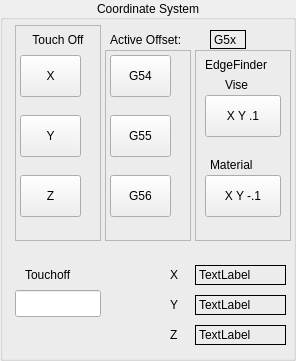
   <widget class="QGroupBox" name="groupBox_13">
    <property name="geometry">
     <rect>
      <x>-10</x>
      <y>350</y>
      <width>296</width>
      <height>361</height>
     </rect>
    </property>
    <property name="minimumSize">
     <size>
      <width>150</width>
      <height>0</height>
     </size>
    </property>
    <property name="title">
     <string>Coordinate System</string>
    </property>
    <property name="alignment">
     <set>Qt::AlignCenter</set>
    </property>
    <widget class="QLabel" name="g5x_index_lb">
     <property name="geometry">
      <rect>
       <x>210</x>
       <y>30</y>
       <width>36</width>
       <height>19</height>
      </rect>
     </property>
     <property name="frameShape">
      <enum>QFrame::Box</enum>
     </property>
     <property name="text">
      <string>G5x</string>
     </property>
    </widget>
    <widget class="QLabel" name="g5x_lb_z">
     <property name="geometry">
      <rect>
       <x>195</x>
       <y>325</y>
       <width>91</width>
       <height>20</height>
      </rect>
     </property>
     <property name="frameShape">
      <enum>QFrame::Box</enum>
     </property>
     <property name="text">
      <string>TextLabel</string>
     </property>
     <property name="alignment">
      <set>Qt::AlignLeading|Qt::AlignLeft|Qt::AlignVCenter</set>
     </property>
    </widget>
    <widget class="QLabel" name="label_25">
     <property name="geometry">
      <rect>
       <x>170</x>
       <y>295</y>
       <width>21</width>
       <height>20</height>
      </rect>
     </property>
     <property name="text">
      <string>Y</string>
     </property>
    </widget>
    <widget class="QLabel" name="label_24">
     <property name="geometry">
      <rect>
       <x>170</x>
       <y>265</y>
       <width>21</width>
       <height>19</height>
      </rect>
     </property>
     <property name="text">
      <string>X</string>
     </property>
    </widget>
    <widget class="QLabel" name="g5x_lb_x">
     <property name="geometry">
      <rect>
       <x>195</x>
       <y>265</y>
       <width>91</width>
       <height>20</height>
      </rect>
     </property>
     <property name="frameShape">
      <enum>QFrame::Box</enum>
     </property>
     <property name="text">
      <string>TextLabel</string>
     </property>
     <property name="alignment">
      <set>Qt::AlignLeading|Qt::AlignLeft|Qt::AlignVCenter</set>
     </property>
    </widget>
    <widget class="QLabel" name="g5x_lb_y">
     <property name="geometry">
      <rect>
       <x>195</x>
       <y>295</y>
       <width>91</width>
       <height>20</height>
      </rect>
     </property>
     <property name="frameShape">
      <enum>QFrame::Box</enum>
     </property>
     <property name="text">
      <string>TextLabel</string>
     </property>
     <property name="alignment">
      <set>Qt::AlignLeading|Qt::AlignLeft|Qt::AlignVCenter</set>
     </property>
    </widget>
    <widget class="QLabel" name="label_26">
     <property name="geometry">
      <rect>
       <x>170</x>
       <y>325</y>
       <width>21</width>
       <height>19</height>
      </rect>
     </property>
     <property name="text">
      <string>Z</string>
     </property>
    </widget>
    <widget class="QFrame" name="frame">
     <property name="geometry">
      <rect>
       <x>15</x>
       <y>25</y>
       <width>86</width>
       <height>216</height>
      </rect>
     </property>
     <property name="frameShape">
      <enum>QFrame::StyledPanel</enum>
     </property>
     <property name="frameShadow">
      <enum>QFrame::Plain</enum>
     </property>
     <widget class="QPushButton" name="touchoff_pb_x">
      <property name="geometry">
       <rect>
        <x>5</x>
        <y>30</y>
        <width>61</width>
        <height>42</height>
       </rect>
      </property>
      <property name="text">
       <string>X</string>
      </property>
     </widget>
     <widget class="QLabel" name="label_30">
      <property name="geometry">
       <rect>
        <x>5</x>
        <y>5</y>
        <width>76</width>
        <height>19</height>
       </rect>
      </property>
      <property name="text">
       <string>Touch Off</string>
      </property>
      <property name="alignment">
       <set>Qt::AlignCenter</set>
      </property>
     </widget>
     <widget class="QPushButton" name="touchoff_pb_y">
      <property name="geometry">
       <rect>
        <x>5</x>
        <y>90</y>
        <width>61</width>
        <height>42</height>
       </rect>
      </property>
      <property name="text">
       <string>Y</string>
      </property>
     </widget>
     <widget class="QPushButton" name="touchoff_pb_z">
      <property name="geometry">
       <rect>
        <x>5</x>
        <y>150</y>
        <width>61</width>
        <height>42</height>
       </rect>
      </property>
      <property name="text">
       <string>Z</string>
      </property>
     </widget>
    </widget>
    <widget class="QFrame" name="frame_3">
     <property name="geometry">
      <rect>
       <x>105</x>
       <y>50</y>
       <width>86</width>
       <height>191</height>
      </rect>
     </property>
     <property name="frameShape">
      <enum>QFrame::StyledPanel</enum>
     </property>
     <property name="frameShadow">
      <enum>QFrame::Plain</enum>
     </property>
     <widget class="QPushButton" name="mdi_G54">
      <property name="geometry">
       <rect>
        <x>5</x>
        <y>5</y>
        <width>61</width>
        <height>42</height>
       </rect>
      </property>
      <property name="text">
       <string>G54</string>
      </property>
      <property name="function" stdset="0">
       <string>mdi</string>
      </property>
      <property name="command" stdset="0">
       <string>G54</string>
      </property>
     </widget>
     <widget class="QPushButton" name="mdi_G56">
      <property name="geometry">
       <rect>
        <x>5</x>
        <y>125</y>
        <width>61</width>
        <height>42</height>
       </rect>
      </property>
      <property name="text">
       <string>G56</string>
      </property>
      <property name="function" stdset="0">
       <string>mdi</string>
      </property>
      <property name="command" stdset="0">
       <string>G56</string>
      </property>
     </widget>
     <widget class="QPushButton" name="mdi_G55">
      <property name="geometry">
       <rect>
        <x>5</x>
        <y>65</y>
        <width>61</width>
        <height>42</height>
       </rect>
      </property>
      <property name="text">
       <string>G55</string>
      </property>
      <property name="function" stdset="0">
       <string>mdi</string>
      </property>
      <property name="command" stdset="0">
       <string>G55</string>
      </property>
     </widget>
    </widget>
    <widget class="QLabel" name="label_16">
     <property name="geometry">
      <rect>
       <x>110</x>
       <y>30</y>
       <width>96</width>
       <height>19</height>
      </rect>
     </property>
     <property name="text">
      <string>Active Offset:</string>
     </property>
    </widget>
    <widget class="QFrame" name="frame_5">
     <property name="geometry">
      <rect>
       <x>195</x>
       <y>50</y>
       <width>96</width>
       <height>191</height>
      </rect>
     </property>
     <property name="frameShape">
      <enum>QFrame::StyledPanel</enum>
     </property>
     <property name="frameShadow">
      <enum>QFrame::Raised</enum>
     </property>
     <widget class="QLabel" name="label_35">
      <property name="geometry">
       <rect>
        <x>10</x>
        <y>5</y>
        <width>81</width>
        <height>19</height>
       </rect>
      </property>
      <property name="text">
       <string>EdgeFinder</string>
      </property>
     </widget>
     <widget class="QPushButton" name="G1_XY_plus">
      <property name="geometry">
       <rect>
        <x>10</x>
        <y>45</y>
        <width>76</width>
        <height>42</height>
       </rect>
      </property>
      <property name="text">
       <string>X Y .1</string>
      </property>
      <property name="function" stdset="0">
       <string>hal_pin</string>
      </property>
      <property name="pin_0" stdset="0">
       <string>test_mdi_pin0, HAL_BIT, HAL_OUT</string>
      </property>
     </widget>
     <widget class="QPushButton" name="G1_XY_minus">
      <property name="geometry">
       <rect>
        <x>10</x>
        <y>125</y>
        <width>76</width>
        <height>42</height>
       </rect>
      </property>
      <property name="text">
       <string>X Y -.1</string>
      </property>
      <property name="function" stdset="0">
       <string>hal_pin</string>
      </property>
      <property name="pin_1" stdset="0">
       <string>test_mdi_pin1, HAL_BIT, HAL_OUT</string>
      </property>
     </widget>
     <widget class="QLabel" name="label_36">
      <property name="geometry">
       <rect>
        <x>30</x>
        <y>25</y>
        <width>31</width>
        <height>19</height>
       </rect>
      </property>
      <property name="text">
       <string>Vise</string>
      </property>
     </widget>
     <widget class="QLabel" name="label_37">
      <property name="geometry">
       <rect>
        <x>15</x>
        <y>105</y>
        <width>61</width>
        <height>19</height>
       </rect>
      </property>
      <property name="text">
       <string>Material</string>
      </property>
     </widget>
    </widget>
    <widget class="QLabel" name="label_39">
     <property name="geometry">
      <rect>
       <x>25</x>
       <y>265</y>
       <width>66</width>
       <height>19</height>
      </rect>
     </property>
     <property name="text">
      <string>Touchoff</string>
     </property>
    </widget>
    <widget class="QLineEdit" name="touchoff_le">
     <property name="geometry">
      <rect>
       <x>15</x>
       <y>290</y>
       <width>86</width>
       <height>27</height>
      </rect>
     </property>
     <property name="maxLength">
      <number>100</number>
     </property>
    </widget>
   </widget>
